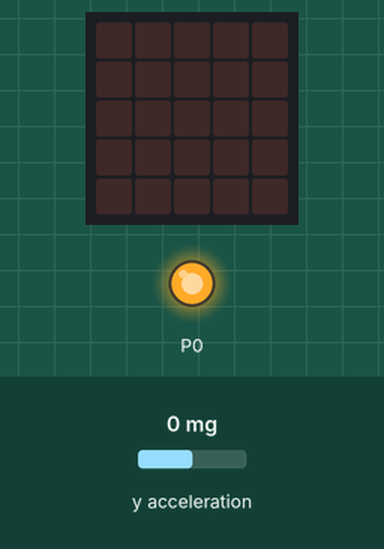
A program run on a simulated BBC micro:bit running MicroPython. Shown: the board's 5×5 LED display, output pins drawn as LEDs (lit = HIGH). The inputs (shaded band) are chosen by the test bench; at power-on: y acceleration 0 mg. Dim RGB values are drawn brighter than linear.

Above: at 1.2 s.
1.3 s: y acceleration set to -747 mg
2.8 s: y acceleration set to -819 mg
At 2.83 s:
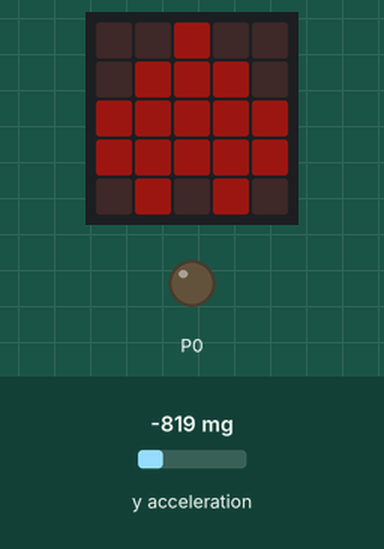
5.8 s: y acceleration set to -631 mg
8.8 s: y acceleration set to -570 mg
At 10.0 s:
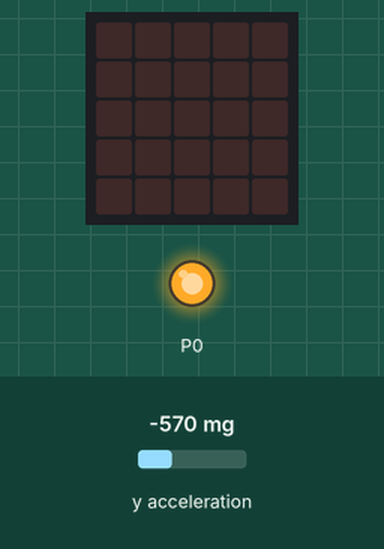
10.3 s: y acceleration set to -1440 mg
At 10.34 s:
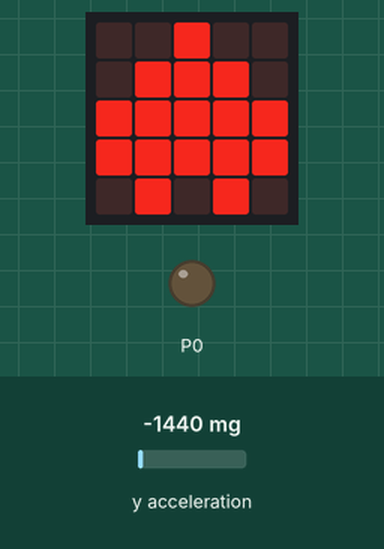
13.3 s: y acceleration set to 0 mg
At 13.7 s:
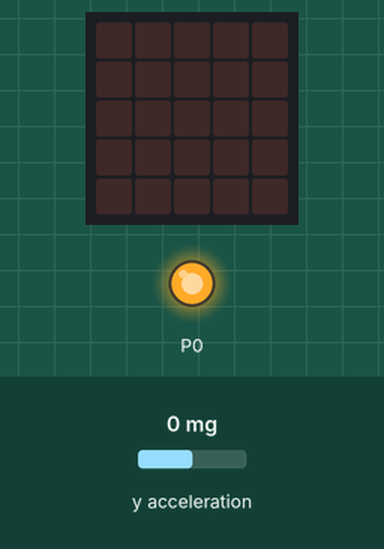
Timing chart, 0 to 15.8 s (numbered marks = the images above; inputs shaded):
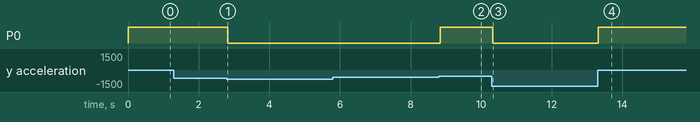

The program:

doggy-music.py
```python
#
# Daniel Wilches
# Nov 2018
#
# This program is used in a dog's costume to play music when the dogs sits, and stop the music when the dog stands.
# This also shows a beating heart on the micro:bit's screen while the dog is seating.
#
#
# Snippet to know which values are returned by the accelerometer in your case, use this program inside of microrepl:
#
# from microbit import *
# while True:
#    sleep(100)
#    print(accelerometer.get_y())
#
#
# This code uses switch debouncnig, but what is a debounce?
#
#    The accelerometer's reading can change rapidly around the "dog sitting/standing threshold". If that happens, the
#    program would think that the dog is sitting and standing repeatedly, and that would start and stop the music very
#    quickly many times.
#
#    To avoid this, I use two different thresholds, a first threshold to detect when the dog is sitting, and another
#    to detect when the dog is standing. In the middle of the two thresholds there is a "grey area" in which we don't
#    know what the dog is doing, so we just hang on to the previous status (thus debouncing the state change).
#
#    This means, if the dog was sitting and we get to the grey area, we assume the dog is still sitting; but if the
#    dog was standing and we get to the grey area, then we assume it's still standing.
#

from microbit import *


# This is how the AudioFX board works: put the pin to GND and the music will start, set the pin to a logical 1 and the
# music stops.
MUSIC_ON = 0
MUSIC_OFF = 1


def main():
    # Accelerometer readings to know when the dog is standing (found using the snippet at the bottom of this file)
    dog_standing = (-600, 600)

    # Used to debounce the readings from the accelerometer.
    dog_not_sitting = (dog_standing[0] - 200, dog_standing[1] + 200)

    # We store here True if in the last iteration we thought the dog was standing
    was_dog_standing_last_time = False

    while True:
        reading = accelerometer.get_y()
        is_dog_standing_now = dog_standing[0] < reading < dog_standing[1];
        is_in_grey_area = dog_not_sitting[0] < reading < dog_not_sitting[1];

        # If the dog is standing (or in the grey area after standing) then stop the music
        if is_dog_standing_now or (was_dog_standing_last_time and is_in_grey_area):
            was_dog_standing_last_time = True
            pin0.write_digital(MUSIC_OFF)
            display.clear()  # Clear the heart-beat
        else:
            # It seems the dog is sitting (or in grey area after sitting), start the music
            was_dog_standing_last_time = False
            pin0.write_digital(MUSIC_ON)
            heart_beat()

        sleep(50)


# Look closely, this is a heart (it's inverted):
image = ("00100:"
         "01110:"
         "11111:"
         "11111:"
         "01010")

# Variables for controlling the dimming of the heart
make_dimmer = True
intensity = 1


def heart_beat():
    global intensity, make_dimmer

    # If make_dimmer is True, then we reduce the intensity until we reach 1. When we reach 1 we set make_dimmer = False
    # so we start increasing the intensity. When the intensity reaches the max (9) we set make_dimmer = True again.
    new_image = image.replace('1', str(intensity))
    display.show(Image(new_image))

    if intensity == 9 or intensity == 1:
        make_dimmer = not make_dimmer

    intensity = intensity + (-1 if make_dimmer else 1)


main()
```

Measured:
- the behaviour switches between -799 and -800 mg on y acceleration (found by bisection; images 0 and 1)
- the behaviour switches between -600 and -599 mg on y acceleration (found by bisection; images 1 and 2)
- after the input at 1.3 s, every drawn part: stays the same
- after the input at 2.8 s, P0: HIGH → LOW at once; the display: changes at once (image 1)
- after the input at 8.8 s, P0: LOW → HIGH at once; the display: changes at once (image 2)
- after the input at 10.3 s, P0: HIGH → LOW at once; the display: changes at once (image 3)
- after the input at 13.3 s, P0: LOW → HIGH at once; the display: changes at once (image 4)
